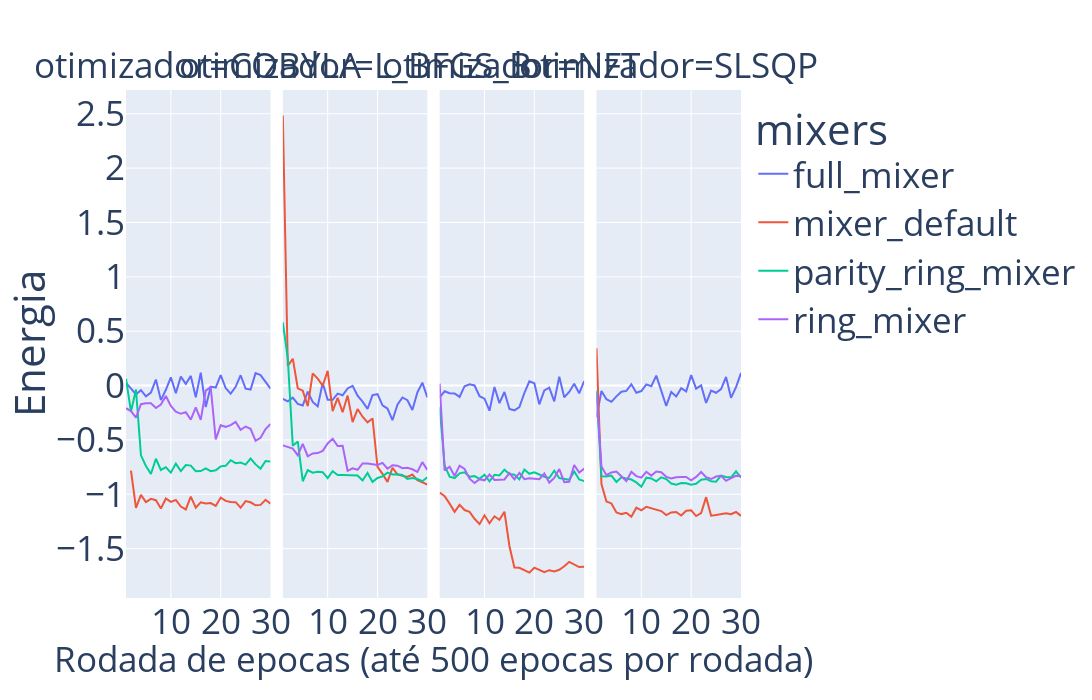

The notebook cell this image was saved under:
### Code cell
df_qaoa_real = df_qaoa.copy()
df_qaoa_real['valor_energia'] = df_qaoa['valor_energia'].apply(lambda x: x.real if isinstance(x, complex) else x)
df_qaoa_real_epoca = df_qaoa_real.loc[df_qaoa_real['nova_epoca'] == True]
df_qaoa_real_epoca = df_qaoa_real_epoca.sort_values(by='epoca')

df_qaoa_real_epoca = df_qaoa_real_epoca.sort_values(by=['mixer', 'otimizador'])

fig = px.line(df_qaoa_real_epoca, x='epoca', y='valor_energia', color='mixer',
              facet_col='otimizador', facet_col_wrap=df_qaoa_real_epoca['otimizador'].nunique(),
              labels={'epoca': '', 'valor_energia': 'Energia'},
              title='')

fig.update_layout(width=width_padrao_display_junto, height=height_padrao_display_junto, legend_title='mixers', font=tamanho_padrao_fonte, margin=tamanho_padrao_margem)
fig.update_xaxes(showticklabels=True, title_text='')

fig.add_annotation(
    text='Rodada de epocas (até 500 epocas por rodada)',
    xref='paper',
    yref='paper',
    x=0.5,
    y=-0.17,
    showarrow=False,
    font=tamanho_padrao_fonte
)

if salvar_figuras:
    nome_figura = f"figuras_qaoa/{num_ativos}_{ambiente_backend}_energia_por_epoca_junto_qaoa.png"
    fig.write_image(nome_figura, width=width_padrao_salvar_junto, height=height_padrao_salvar_junto)

if mostrar_figuras:
    fig.show()

### Figure 1 — Plotly figure (JSON) as saved in the notebook; plotly's stock layout.template omitted (floating-point values rounded to 4 significant figures)
{"data": [{"hovertemplate": "mixer=full_mixer<br>otimizador=COBYLA<br>=%{x}<br>Energia=%{y}<extra></extra>", "legendgroup": "full_mixer", "line": {"color": "#636efa", "dash": "solid"}, "marker": {"symbol": "circle"}, "mode": "lines", "name": "full_mixer", "orientation": "v", "showlegend": true, "type": "scatter", "x": [1, 2, 3, 4, 5, 6, 7, 8, 9, 10, 11, 12, 13, 14, 15, 16, 17, 18, 19, 20, 21, 22, 23, 24, 25, 26, 27, 28, 29, 30], "xaxis": "x", "y": [0.02548, -0.0271, -0.08015, -0.04295, -0.09881, -0.06436, 0.05522, -0.134, -0.03894, 0.0762, -0.06949, 0.08267, 0.01522, 0.08921, -0.1083, 0.118, -0.1974, -0.009505, -0.01822, 0.0969, -0.02293, -0.07508, -0.01165, 0.09499, -0.02804, -0.03694, 0.1139, 0.09624, 0.03568, -0.02853], "yaxis": "y"}, {"hovertemplate": "mixer=full_mixer<br>otimizador=L_BFGS_B<br>=%{x}<br>Energia=%{y}<extra></extra>", "legendgroup": "full_mixer", "line": {"color": "#636efa", "dash": "solid"}, "marker": {"symbol": "circle"}, "mode": "lines", "name": "full_mixer", "orientation": "v", "showlegend": false, "type": "scatter", "x": [1, 2, 3, 4, 5, 6, 7, 8, 9, 10, 11, 12, 13, 14, 15, 16, 17, 18, 19, 20, 21, 22, 23, 24, 25, 26, 27, 28, 29, 30], "xaxis": "x2", "y": [-0.1215, -0.1452, -0.1112, -0.1692, -0.1832, -0.05606, -0.1509, -0.1911, 0.02331, -0.1304, -0.1306, -0.0738, -0.08968, -0.0264, -0.002032, -0.09216, -0.1476, -0.2139, -0.08744, -0.07958, -0.1817, -0.2114, -0.3186, -0.1765, -0.1098, -0.1346, -0.2242, -0.06346, 0.02708, -0.1095], "yaxis": "y2"}, {"hovertemplate": "mixer=full_mixer<br>otimizador=NFT<br>=%{x}<br>Energia=%{y}<extra></extra>", "legendgroup": "full_mixer", "line": {"color": "#636efa", "dash": "solid"}, "marker": {"symbol": "circle"}, "mode": "lines", "name": "full_mixer", "orientation": "v", "showlegend": false, "type": "scatter", "x": [1, 2, 3, 4, 5, 6, 7, 8, 9, 10, 11, 12, 13, 14, 15, 16, 17, 18, 19, 20, 21, 22, 23, 24, 25, 26, 27, 28, 29, 30], "xaxis": "x3", "y": [-0.1093, -0.05282, -0.0711, -0.07213, -0.1044, -0.005805, 0.01152, 0.0007923, -0.09829, -0.1201, -0.2313, -0.01352, -0.1615, -0.05948, -0.2158, -0.2278, -0.1981, -0.06867, 0.03838, 0.02053, -0.1725, -0.04536, -0.01964, -0.1452, 0.08165, -0.1074, -0.05916, 0.01647, -0.071, 0.03996], "yaxis": "y3"}, {"hovertemplate": "mixer=full_mixer<br>otimizador=SLSQP<br>=%{x}<br>Energia=%{y}<extra></extra>", "legendgroup": "full_mixer", "line": {"color": "#636efa", "dash": "solid"}, "marker": {"symbol": "circle"}, "mode": "lines", "name": "full_mixer", "orientation": "v", "showlegend": false, "type": "scatter", "x": [1, 2, 3, 4, 5, 6, 7, 8, 9, 10, 11, 12, 13, 14, 15, 16, 17, 18, 19, 20, 21, 22, 23, 24, 25, 26, 27, 28, 29, 30], "xaxis": "x4", "y": [-0.2915, -0.05011, -0.1251, -0.1497, -0.09902, -0.05622, -0.04925, 0.01203, -0.06624, -0.05047, 0.01093, -0.006534, 0.09138, -0.03803, -0.1877, -0.05914, -0.09971, -0.02415, -0.0539, 0.09622, -0.02863, 0.001376, -0.1598, -0.04573, -0.06611, -0.03316, 0.07877, -0.1129, -0.01538, 0.1166], "yaxis": "y4"}, {"hovertemplate": "mixer=mixer_default<br>otimizador=COBYLA<br>=%{x}<br>Energia=%{y}<extra></extra>", "legendgroup": "mixer_default", "line": {"color": "#EF553B", "dash": "solid"}, "marker": {"symbol": "circle"}, "mode": "lines", "name": "mixer_default", "orientation": "v", "showlegend": true, "type": "scatter", "x": [2, 3, 4, 5, 6, 7, 8, 9, 10, 11, 12, 13, 14, 15, 16, 17, 18, 19, 20, 21, 22, 23, 24, 25, 26, 27, 28, 29, 30], "xaxis": "x", "y": [-0.783, -1.125, -1.006, -1.072, -1.042, -1.054, -1.131, -1.039, -1.069, -1.052, -1.112, -1.139, -1.022, -1.124, -1.075, -1.086, -1.081, -1.107, -1.03, -1.061, -1.07, -1.072, -1.124, -1.062, -1.074, -1.101, -1.098, -1.051, -1.087], "yaxis": "y"}, {"hovertemplate": "mixer=mixer_default<br>otimizador=L_BFGS_B<br>=%{x}<br>Energia=%{y}<extra></extra>", "legendgroup": "mixer_default", "line": {"color": "#EF553B", "dash": "solid"}, "marker": {"symbol": "circle"}, "mode": "lines", "name": "mixer_default", "orientation": "v", "showlegend": false, "type": "scatter", "x": [1, 2, 3, 4, 5, 6, 7, 8, 9, 10, 11, 12, 13, 14, 15, 16, 17, 18, 19, 20, 21, 22, 23, 24, 25, 26, 27, 28, 29, 30], "xaxis": "x2", "y": [2.485, 0.1805, 0.2471, -0.02512, -0.04644, -0.1895, 0.1127, 0.06381, -0.00174, 0.1361, -0.2359, -0.1127, -0.2454, -0.09206, -0.3354, -0.2163, -0.2866, -0.3384, -0.3023, -0.7484, -0.8126, -0.886, -0.7561, -0.8168, -0.8306, -0.8397, -0.8184, -0.8695, -0.8894, -0.9113], "yaxis": "y2"}, {"hovertemplate": "mixer=mixer_default<br>otimizador=NFT<br>=%{x}<br>Energia=%{y}<extra></extra>", "legendgroup": "mixer_default", "line": {"color": "#EF553B", "dash": "solid"}, "marker": {"symbol": "circle"}, "mode": "lines", "name": "mixer_default", "orientation": "v", "showlegend": false, "type": "scatter", "x": [1, 2, 3, 4, 5, 6, 7, 8, 9, 10, 11, 12, 13, 14, 15, 16, 17, 18, 19, 20, 21, 22, 23, 24, 25, 26, 27, 28, 29, 30], "xaxis": "x3", "y": [-0.9838, -1.018, -1.086, -1.161, -1.098, -1.145, -1.161, -1.225, -1.275, -1.194, -1.267, -1.202, -1.235, -1.16, -1.476, -1.674, -1.676, -1.698, -1.72, -1.675, -1.695, -1.717, -1.698, -1.709, -1.695, -1.663, -1.622, -1.647, -1.67, -1.667], "yaxis": "y3"}, {"hovertemplate": "mixer=mixer_default<br>otimizador=SLSQP<br>=%{x}<br>Energia=%{y}<extra></extra>", "legendgroup": "mixer_default", "line": {"color": "#EF553B", "dash": "solid"}, "marker": {"symbol": "circle"}, "mode": "lines", "name": "mixer_default", "orientation": "v", "showlegend": false, "type": "scatter", "x": [1, 2, 3, 4, 5, 6, 7, 8, 9, 10, 11, 12, 13, 14, 15, 16, 17, 18, 19, 20, 21, 22, 23, 24, 25, 26, 27, 28, 29, 30], "xaxis": "x4", "y": [0.3426, -0.9063, -1.066, -1.084, -1.168, -1.182, -1.17, -1.207, -1.123, -1.148, -1.115, -1.127, -1.145, -1.154, -1.191, -1.167, -1.163, -1.195, -1.152, -1.147, -1.2, -1.172, -1.026, -1.196, -1.19, -1.181, -1.174, -1.184, -1.163, -1.199], "yaxis": "y4"}, {"hovertemplate": "mixer=parity_ring_mixer<br>otimizador=COBYLA<br>=%{x}<br>Energia=%{y}<extra></extra>", "legendgroup": "parity_ring_mixer", "line": {"color": "#00cc96", "dash": "solid"}, "marker": {"symbol": "circle"}, "mode": "lines", "name": "parity_ring_mixer", "orientation": "v", "showlegend": true, "type": "scatter", "x": [1, 2, 3, 4, 5, 6, 7, 8, 9, 10, 11, 12, 13, 14, 15, 16, 17, 18, 19, 20, 21, 22, 23, 24, 25, 26, 27, 28, 29, 30], "xaxis": "x", "y": [0.06297, -0.2401, -0.03591, -0.6418, -0.7398, -0.8137, -0.6734, -0.7765, -0.7511, -0.801, -0.718, -0.7868, -0.731, -0.7363, -0.7876, -0.7863, -0.7611, -0.7879, -0.7795, -0.7432, -0.7381, -0.6868, -0.7137, -0.7079, -0.7266, -0.6712, -0.7251, -0.7642, -0.6934, -0.6988], "yaxis": "y"}, {"hovertemplate": "mixer=parity_ring_mixer<br>otimizador=L_BFGS_B<br>=%{x}<br>Energia=%{y}<extra></extra>", "legendgroup": "parity_ring_mixer", "line": {"color": "#00cc96", "dash": "solid"}, "marker": {"symbol": "circle"}, "mode": "lines", "name": "parity_ring_mixer", "orientation": "v", "showlegend": false, "type": "scatter", "x": [1, 2, 3, 4, 5, 6, 7, 8, 9, 10, 11, 12, 13, 14, 15, 16, 17, 18, 19, 20, 21, 22, 23, 24, 25, 26, 27, 28, 29, 30], "xaxis": "x2", "y": [0.5801, 0.2489, -0.5543, -0.5144, -0.88, -0.7768, -0.8011, -0.7937, -0.7963, -0.8508, -0.7883, -0.8225, -0.8221, -0.8258, -0.8282, -0.8267, -0.8734, -0.8038, -0.8861, -0.8503, -0.8355, -0.801, -0.8173, -0.8159, -0.8224, -0.8597, -0.8497, -0.8597, -0.8794, -0.8434], "yaxis": "y2"}, {"hovertemplate": "mixer=parity_ring_mixer<br>otimizador=NFT<br>=%{x}<br>Energia=%{y}<extra></extra>", "legendgroup": "parity_ring_mixer", "line": {"color": "#00cc96", "dash": "solid"}, "marker": {"symbol": "circle"}, "mode": "lines", "name": "parity_ring_mixer", "orientation": "v", "showlegend": false, "type": "scatter", "x": [1, 2, 3, 4, 5, 6, 7, 8, 9, 10, 11, 12, 13, 14, 15, 16, 17, 18, 19, 20, 21, 22, 23, 24, 25, 26, 27, 28, 29, 30], "xaxis": "x3", "y": [-0.1979, -0.7333, -0.8381, -0.8504, -0.8072, -0.7972, -0.8394, -0.8324, -0.8581, -0.8199, -0.8801, -0.821, -0.8273, -0.7741, -0.8138, -0.8196, -0.8632, -0.773, -0.8116, -0.7982, -0.8181, -0.8386, -0.8499, -0.7836, -0.8505, -0.8593, -0.8668, -0.7895, -0.8638, -0.8793], "yaxis": "y3"}, {"hovertemplate": "mixer=parity_ring_mixer<br>otimizador=SLSQP<br>=%{x}<br>Energia=%{y}<extra></extra>", "legendgroup": "parity_ring_mixer", "line": {"color": "#00cc96", "dash": "solid"}, "marker": {"symbol": "circle"}, "mode": "lines", "name": "parity_ring_mixer", "orientation": "v", "showlegend": false, "type": "scatter", "x": [1, 2, 3, 4, 5, 6, 7, 8, 9, 10, 11, 12, 13, 14, 15, 16, 17, 18, 19, 20, 21, 22, 23, 24, 25, 26, 27, 28, 29, 30], "xaxis": "x4", "y": [-0.04366, -0.8353, -0.8357, -0.8277, -0.8864, -0.8442, -0.8556, -0.8647, -0.8908, -0.931, -0.8476, -0.8544, -0.8812, -0.8435, -0.8606, -0.9014, -0.9121, -0.897, -0.8988, -0.9123, -0.9035, -0.8665, -0.8591, -0.8804, -0.8843, -0.8294, -0.8416, -0.8445, -0.7884, -0.8462], "yaxis": "y4"}, {"hovertemplate": "mixer=ring_mixer<br>otimizador=COBYLA<br>=%{x}<br>Energia=%{y}<extra></extra>", "legendgroup": "ring_mixer", "line": {"color": "#ab63fa", "dash": "solid"}, "marker": {"symbol": "circle"}, "mode": "lines", "name": "ring_mixer", "orientation": "v", "showlegend": true, "type": "scatter", "x": [1, 2, 3, 4, 5, 6, 7, 8, 9, 10, 11, 12, 13, 14, 15, 16, 17, 18, 19, 20, 21, 22, 23, 24, 25, 26, 27, 28, 29, 30], "xaxis": "x", "y": [-0.2085, -0.2349, -0.2947, -0.171, -0.1634, -0.1622, -0.2066, -0.1743, -0.0961, -0.1868, -0.2393, -0.2598, -0.2446, -0.3128, -0.2, -0.3146, -0.04658, -0.01306, -0.4952, -0.3657, -0.3796, -0.3646, -0.3338, -0.4067, -0.3768, -0.3972, -0.5087, -0.4802, -0.4006, -0.3541], "yaxis": "y"}, {"hovertemplate": "mixer=ring_mixer<br>otimizador=L_BFGS_B<br>=%{x}<br>Energia=%{y}<extra></extra>", "legendgroup": "ring_mixer", "line": {"color": "#ab63fa", "dash": "solid"}, "marker": {"symbol": "circle"}, "mode": "lines", "name": "ring_mixer", "orientation": "v", "showlegend": false, "type": "scatter", "x": [1, 2, 3, 4, 5, 6, 7, 8, 9, 10, 11, 12, 13, 14, 15, 16, 17, 18, 19, 20, 21, 22, 23, 24, 25, 26, 27, 28, 29, 30], "xaxis": "x2", "y": [-0.5505, -0.5629, -0.5804, -0.6406, -0.5368, -0.6502, -0.6246, -0.6209, -0.6013, -0.5327, -0.4892, -0.5564, -0.5534, -0.7838, -0.7608, -0.7749, -0.7169, -0.7179, -0.7233, -0.7305, -0.7115, -0.7649, -0.7333, -0.7372, -0.7605, -0.7559, -0.77, -0.7947, -0.7041, -0.7757], "yaxis": "y2"}, {"hovertemplate": "mixer=ring_mixer<br>otimizador=NFT<br>=%{x}<br>Energia=%{y}<extra></extra>", "legendgroup": "ring_mixer", "line": {"color": "#ab63fa", "dash": "solid"}, "marker": {"symbol": "circle"}, "mode": "lines", "name": "ring_mixer", "orientation": "v", "showlegend": false, "type": "scatter", "x": [1, 2, 3, 4, 5, 6, 7, 8, 9, 10, 11, 12, 13, 14, 15, 16, 17, 18, 19, 20, 21, 22, 23, 24, 25, 26, 27, 28, 29, 30], "xaxis": "x3", "y": [0.01772, -0.781, -0.747, -0.8311, -0.7367, -0.7664, -0.8563, -0.8958, -0.8613, -0.8714, -0.8187, -0.8682, -0.8656, -0.8638, -0.8062, -0.8635, -0.8027, -0.8612, -0.8525, -0.8561, -0.8613, -0.8091, -0.8919, -0.8496, -0.7683, -0.8883, -0.8857, -0.7301, -0.7992, -0.764], "yaxis": "y3"}, {"hovertemplate": "mixer=ring_mixer<br>otimizador=SLSQP<br>=%{x}<br>Energia=%{y}<extra></extra>", "legendgroup": "ring_mixer", "line": {"color": "#ab63fa", "dash": "solid"}, "marker": {"symbol": "circle"}, "mode": "lines", "name": "ring_mixer", "orientation": "v", "showlegend": false, "type": "scatter", "x": [1, 2, 3, 4, 5, 6, 7, 8, 9, 10, 11, 12, 13, 14, 15, 16, 17, 18, 19, 20, 21, 22, 23, 24, 25, 26, 27, 28, 29, 30], "xaxis": "x4", "y": [-0.0596, -0.7434, -0.8246, -0.7989, -0.7911, -0.8313, -0.8781, -0.7936, -0.8329, -0.8468, -0.7928, -0.8287, -0.7913, -0.7974, -0.8397, -0.8553, -0.8439, -0.8399, -0.8413, -0.8724, -0.8402, -0.7949, -0.8421, -0.8596, -0.8365, -0.8298, -0.8765, -0.8513, -0.8305, -0.8328], "yaxis": "y4"}], "layout": {"annotations": [{"showarrow": false, "text": "otimizador=COBYLA", "x": 0.1175, "xanchor": "center", "xref": "paper", "y": 1, "yanchor": "bottom", "yref": "paper"}, {"showarrow": false, "text": "otimizador=L_BFGS_B", "x": 0.3725, "xanchor": "center", "xref": "paper", "y": 1, "yanchor": "bottom", "yref": "paper"}, {"showarrow": false, "text": "otimizador=NFT", "x": 0.6275, "xanchor": "center", "xref": "paper", "y": 1, "yanchor": "bottom", "yref": "paper"}, {"showarrow": false, "text": "otimizador=SLSQP", "x": 0.8825, "xanchor": "center", "xref": "paper", "y": 1, "yanchor": "bottom", "yref": "paper"}, {"font": {"size": 35}, "showarrow": false, "text": "Rodada de epocas (até 500 epocas por rodada)", "x": 0.5, "xref": "paper", "y": -0.17, "yref": "paper"}], "font": {"size": 35}, "height": 700, "legend": {"title": {"text": "mixers"}, "tracegroupgap": 0}, "margin": {"b": 90, "l": 90, "r": 90, "t": 90}, "width": 3200, "xaxis": {"anchor": "y", "domain": [0, 0.235], "showticklabels": true, "title": {"text": ""}}, "xaxis2": {"anchor": "y2", "domain": [0.255, 0.49], "matches": "x", "showticklabels": true, "title": {"text": ""}}, "xaxis3": {"anchor": "y3", "domain": [0.51, 0.745], "matches": "x", "showticklabels": true, "title": {"text": ""}}, "xaxis4": {"anchor": "y4", "domain": [0.765, 1.0], "matches": "x", "showticklabels": true, "title": {"text": ""}}, "yaxis": {"anchor": "x", "domain": [0, 1], "title": {"text": "Energia"}}, "yaxis2": {"anchor": "x2", "domain": [0, 1], "matches": "y", "showticklabels": false}, "yaxis3": {"anchor": "x3", "domain": [0, 1], "matches": "y", "showticklabels": false}, "yaxis4": {"anchor": "x4", "domain": [0, 1], "matches": "y", "showticklabels": false}}}
